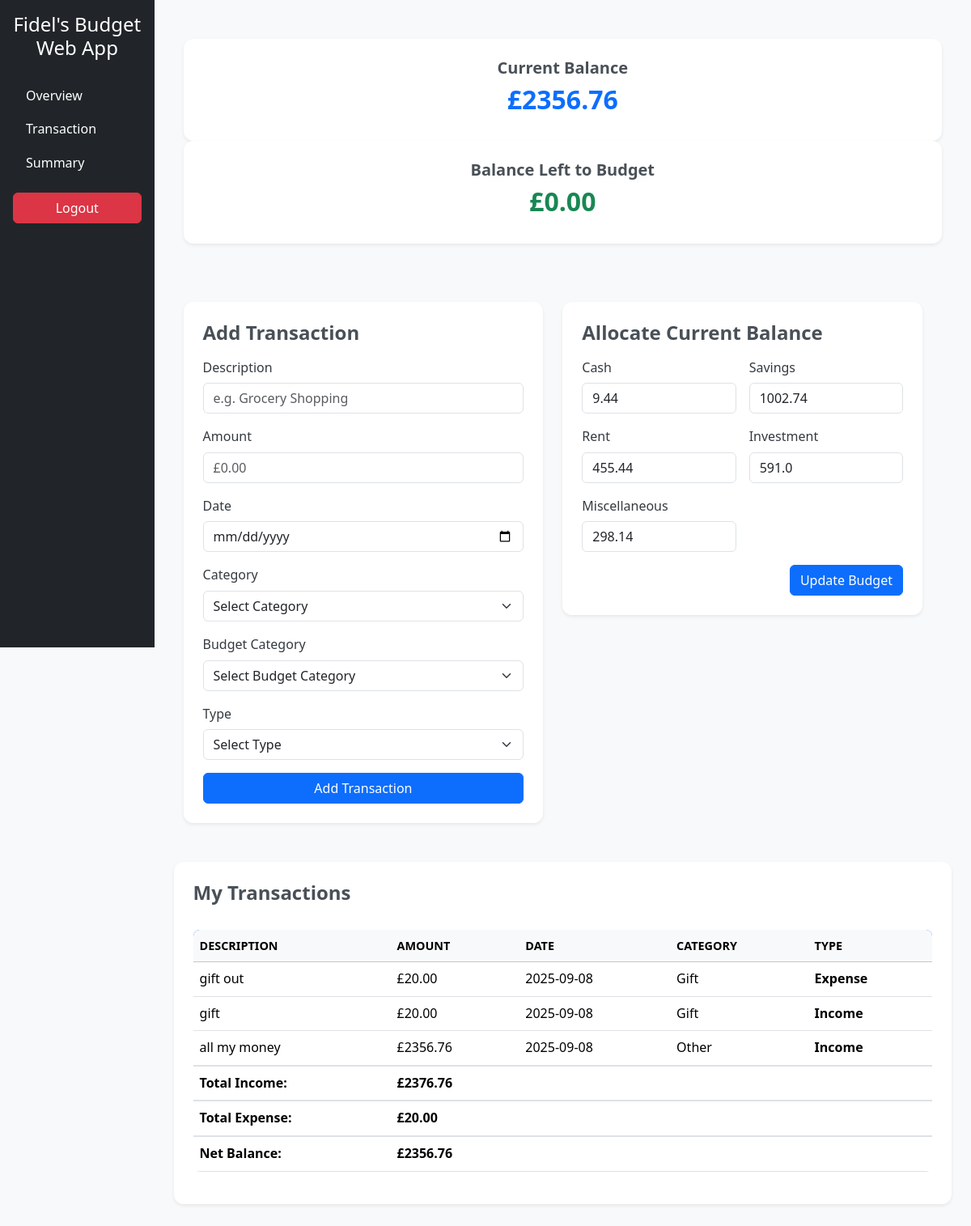
The page /transaction (signed in) on the database its author committed.
### tables this page shows
CREATE TABLE budget (
    id INTEGER PRIMARY KEY AUTOINCREMENT,
    user_id INTEGER NOT NULL,
    cash REAL DEFAULT 0,
    rent REAL DEFAULT 0,
    savings REAL DEFAULT 0,
    investments REAL DEFAULT 0,
    miscellaneous REAL DEFAULT 0,
    FOREIGN KEY (user_id) REFERENCES users(id)
    );

CREATE TABLE transactions(
    transaction_id INTEGER PRIMARY KEY,
    user_id INTEGER,
    category_id INTEGER,
    amount REAL,
    transaction_type TEXT,
    description TEXT,
    date DATE, budget_category TEXT,
    FOREIGN KEY(user_id) REFERENCES users(id),
    FOREIGN KEY(category_id) REFERENCES categories(categories_id)
);

CREATE TABLE categories (
    categories_id INTEGER PRIMARY KEY,
    name TEXT NOT NULL,
    user_created BOOLEAN
    );

### app.py (the view, shortened to what this page needs)
@app.route("/transaction", methods=["GET", "POST"])
def transaction():
    if "user_id" not in session:
        flash("Please log in to access this page.", "warning")
        return redirect("/login")
    conn = get_db()
    user_id = session["user_id"]
    transactions = conn.execute("""
        SELECT t.description, t.amount, t.transaction_type, t.date, c.name AS category_name
        FROM transactions t
        JOIN categories c ON t.category_id = c.categories_id
        WHERE t.user_id = ?
        ORDER BY t.date DESC, t.transaction_id DESC
    """, (user_id,)).fetchall()
    totals = conn.execute("""
        SELECT
            SUM(CASE WHEN transaction_type='Income' THEN amount ELSE 0 END) AS total_income,
            SUM(CASE WHEN transaction_type='Expense' THEN amount ELSE 0 END) AS total_expense,
            SUM(CASE WHEN transaction_type='Income' THEN amount ELSE -amount END) AS net_balance
        FROM transactions
        WHERE user_id = ?
    """, (user_id,)).fetchone()
    budget = conn.execute("""
        SELECT cash, rent, savings, investments, miscellaneous
        FROM budget
        WHERE user_id = ?
    """, (user_id,)).fetchone()
    current_balance = totals["net_balance"] or 0
    budget_total = sum([budget["cash"], budget["rent"], budget["savings"], budget["investments"], budget["miscellaneous"]])
    balance_left_to_budget = current_balance - budget_total
    conn.close()
    return render_template(
    "transaction.html",
    transactions=transactions,
    total_income=totals["total_income"] or 0,
    total_expense=totals["total_expense"] or 0,
    net_balance=totals["net_balance"] or 0,
    budget=budget,
    balance_left_to_budget=balance_left_to_budget
)

### app.py (called while the page is built)
def get_db():
    conn = sqlite3.connect("users_information.db")
    conn.row_factory = sqlite3.Row
    return conn

### templates/transaction.html (shortened to what this page needs)
{% extends "layout_budget.html" %}
{% block link %}
<link rel="stylesheet" href="{{ url_for('static', filename='css/transaction.css') }}">
{% endblock %}
{% block main %}
<div class="container my-4">
    <div class="row mb-4">
        <div class="col-md-12">
            <div class="card shadow-sm text-center p-4">
                <h5>Current Balance</h5>
                <h2>£{{ '%.2f'|format(net_balance) }}</h2>
            </div>
        </div>
        <div class="col-md-12">
    <div class="card shadow-sm text-center p-4 mb-4">
        <h5>Balance Left to Budget</h5>
        <h2 class="{% if balance_left_to_budget < 0 %}text-danger{% else %}text-success{% endif %}">
            £{{ '%.2f' | format(balance_left_to_budget) }}
        </h2>
    </div>
</div>
    <div class="row g-4 mb-5">
        <div class="col-lg-6">
            <div class="card shadow-sm p-4">
                <h4 class="mb-3">Add Transaction</h4>
                <form action="/transaction" method="post">
                    <div class="mb-3">
                        <label class="form-label">Description</label>
                        <input autocomplete="off" autofocus class="form-control" name="description" type="text" placeholder="e.g. Grocery Shopping">
                    </div>
                    <div class="mb-3">
                        <label class="form-label">Amount</label>
                        <input class="form-control" name="amount" type="number" step="0.01" min="0.01" placeholder="£0.00">
                    </div>
                    <div class="mb-3">
                        <label class="form-label">Date</label>
                        <input class="form-control" name="date" type="date">
                    </div>
                    <div class="mb-3">
                        <label class="form-label">Category</label>
                        <select class="form-select" name="category">
                            <option value="" disabled selected>Select Category</option>
                        </select>
                    </div>
                    <div class = "mb-3">
                        <label class="form-label">Budget Category</label>
                        <select class="form-select" name="budget_category" required>
                        <option value="" disabled selected>Select Budget Category</option>
                    </select>
                    </div>
                    <div class="mb-3">
                        <label class="form-label">Type</label>
                        <select class="form-select" name="type">
                            <option value="" disabled selected>Select Type</option>
                        </select>
                    </div>
                    <button class="btn btn-primary w-100" type="submit">Add Transaction</button>
                </form>
            </div>
        </div>
        <div class="col-lg-6">
            <div class="card shadow-sm p-4">
                <h4 class="mb-3">Allocate Current Balance</h4>
                <form method="post" action="/budget">
                    <div class="row g-3">
                        {% for label, field in [('Cash', 'cash'), ('Savings', 'savings'), ('Rent', 'rent'), ('Investment', 'investments'), ('Miscellaneous', 'miscellaneous')] %}
                        <div class="col-md-6">
                            <label class="form-label">{{ label }}</label>
                            <input type="number" step="0.01" class="form-control" name="{{ field }}" value="{{ budget[field] }}">
                        </div>
                        {% endfor %}
                        <div class="col-12 d-flex justify-content-end mt-3">
                            <button type="submit" class="btn btn-primary">Update Budget</button>
                        </div>
                    </div>
                </form>
            </div>
        </div>
    </div>
    <div class="card shadow-sm p-4">
        <h4 class="mb-3">My Transactions</h4>
        <div class="table-responsive">
            <table class="table table-hover align-middle">
                <thead class="table-light">
                    <tr>
                        <th>Description</th>
                        <th>Amount</th>
                        <th>Date</th>
                        <th>Category</th>
                        <th>Type</th>
                    </tr>
                </thead>
                <tbody>
                {% if transactions %}
                    {% for transaction in transactions %}
                    <tr>
                        <td>{{ transaction.description }}</td>
                        <td>£{{ '%.2f'|format(transaction.amount) }}</td>
                        <td>{{ transaction.date }}</td>
                        <td>{{ transaction.category_name }}</td>
                        <td>{{ transaction.transaction_type }}</td>
                    </tr>
                    {% endfor %}
                {% else %}
                    <tr>
                        <td colspan="5" class="text-center text-muted">No transactions yet.</td>
                    </tr>
                {% endif %}
</tbody>
                <tfoot class="fw-bold">
                    <tr>
                        <td>Total Income:</td>
                        <td>£{{ '%.2f'|format(total_income) }}</td>
                        <td colspan="3"></td>
                    </tr>
                    <tr>
                        <td>Total Expense:</td>
                        <td>£{{ '%.2f'|format(total_expense) }}</td>
                        <td colspan="3"></td>
                    </tr>
                    <tr>
                        <td>Net Balance:</td>
                        <td>£{{ '%.2f'|format(net_balance) }}</td>
                        <td colspan="3"></td>
                    </tr>
                </tfoot>
            </table>
        </div>
    </div>
</div>
{% endblock %}

### static/css/transaction.css (style rules this page uses)
body { font-family: 'Segoe UI', Tahoma, Geneva, Verdana, sans-serif; color: #212529; background-color: #f8f9fa; line-height: 1.6; }
.container { margin-top: 20px; }
.card { border: none; border-radius: 12px; box-shadow: 0 6px 15px rgba(0,0,0,0.08); background: #ffffff; transition: transform 0.2s ease; }
.card h4, .card h5 { font-weight: 600; color: #495057; }
.card h2 { font-weight: 700; color: #0d6efd; }
form .form-label { font-weight: 500; margin-bottom: 6px; color: #343a40; }
form input, form select { border-radius: 8px; border: 1px solid #ced4da; transition: border-color 0.2s ease, box-shadow 0.2s ease; }
form button { font-weight: 500; padding: 10px; transition: transform 0.2s ease, background-color 0.3s ease; }
.table { margin-top: 15px; border-radius: 8px; overflow: hidden; background-color: #fff; }
.table thead { background-color: #0d6efd; color: #ffffff; }
.table th { font-weight: 600; text-transform: uppercase; font-size: 0.9rem; }
.table td, .table th { vertical-align: middle; }
.table td:nth-child(5) { font-weight: 600; }
tfoot td { background-color: #f8f9fa; font-weight: 600; border-top: 2px solid #dee2e6; }

### rows shown on the page
budget: cash "9.44" "1002.74" "455.44" "591.0" "298.14"
transactions: amount "20.00"
transactions: amount "20.00"
transactions: amount "2356.76"

### other values the page prints
{{ '%.2f'|format(net_balance) }} "2356.76"
{{ '%.2f' | format(balance_left_to_budget) }} "0.00"
{{ label }} "Cash" "Savings" "Rent" "Investment" "Miscellaneous"
{{ '%.2f'|format(total_income) }} "2376.76"
{{ '%.2f'|format(total_expense) }} "20.00"
